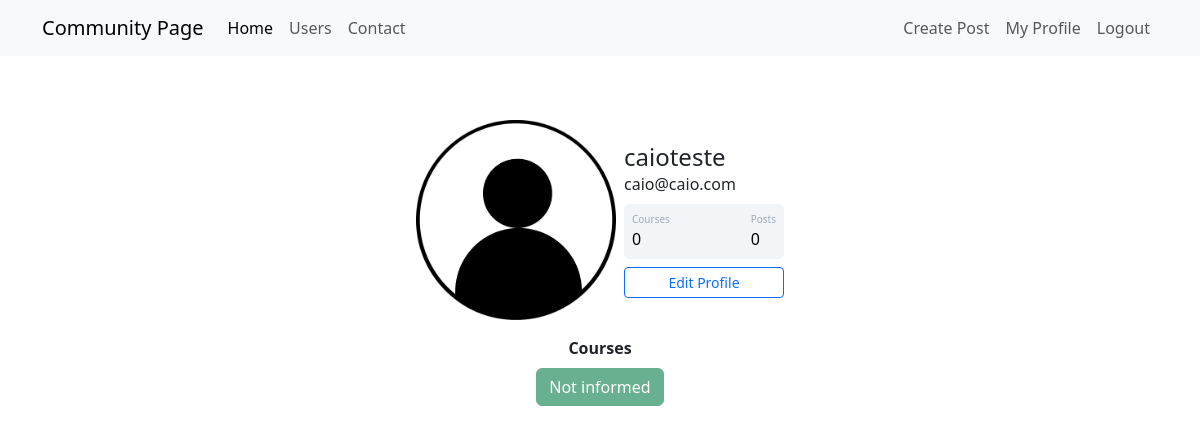
The app's page /profile (signed in) with its own data.
### community_site/models.py (models this page shows)
class User(database.Model, UserMixin):
    id = database.Column(database.Integer, primary_key = True)
    username = database.Column(database.String, nullable = False)
    email = database.Column(database.String, nullable = False, unique = True)
    password = database.Column(database.String, nullable = False)
    profile_photo = database.Column(database.String, default = "default.jpg")
    posts = database.relationship('Post', backref = "author", lazy = True)
    courses = database.Column(database.String, nullable = False, default = "Not informed")
    def count_posts(self):
        return len(self.posts)

### community_site/routes.py (the view)
@app.route('/profile')
@login_required
def profile():
    profile_image = url_for('static', filename = 'images/{}'.format(current_user.profile_photo))
    return render_template("profile.html", profile_photo = profile_image)

### community_site/models.py (called while the page is built)
@login_manager.user_loader
def load_user (user_id):
    return User.query.get(int(user_id))

### community_site/templates/profile.html (shortened to what this page needs)
{% extends 'base.html' %}
{% block body %}
    <div class="container mt-5 d-flex justify-content-center">
        <div class="card p-3">
            <div class="d-flex align-items-center">
                <div class="image pe-2"> <img src="{{profile_photo}}" class="rounded" width="200"> </div>
                <div class="ml-3 w-100">
                    <h4 class="mb-0 mt-0">{{ current_user.username }}</h4> <span>{{ current_user.email }}</span>
                    <div class="p-2 mt-2 bg-primary d-flex justify-content-between rounded text-white stats">
                        {% if "Not informed" in current_user.courses or not current_user.courses%}
                            <div class="d-flex flex-column"> <span class="articles">Courses</span> <span class="number1">0</span> </div>
                        {% else %}
                            <div class="d-flex flex-column"> <span class="articles">Courses</span> <span class="number1">{{current_user.courses.count(';') + 1}}</span> </div>
                        {% endif %}
                        <div class="d-flex flex-column"> <span class="rating">Posts</span> <span class="number3">{{current_user.count_posts()}}</span> </div>
                    </div>
                    <div class="button mt-2 d-flex flex-row align-items-center"> <a href="{{url_for('profile_edit')}}">
                        <a class="w-100" href="{{url_for('profile_edit')}}">
                            <button class="btn btn-sm btn-outline-primary w-100">Edit Profile</button>
                        </a>
                    </div>
                </div>
            </div>
        </div>
    </div>
<div class="row justify-content-center">
    <div class="col col-4" style="text-align: center">
        <strong>Courses</strong><br>
        {% for course in current_user.courses.split(';') %}
        <button type="button" class="btn btn-success mt-2" disabled>{{ course }}</button>
        {% endfor %}
    </div>
</div>
{% endblock %}

### community_site/static/main.css (style rules this page uses)
.card { width: 400px; border: none; border-radius: 10px; background-color: #fff }
.stats { background: #f2f5f8 !important; color: #000 !important }
.articles { font-size: 10px; color: #a1aab9 }
.number1 { font-weight: 500 }
.rating { font-size: 10px; color: #a1aab9 }
.number3 { font-weight: 500 }

### records on screen
User: username "caioteste", email "caio@caio.com", courses "Not informed"

### other values on screen
{{ current_user.count_posts() }} "0"
